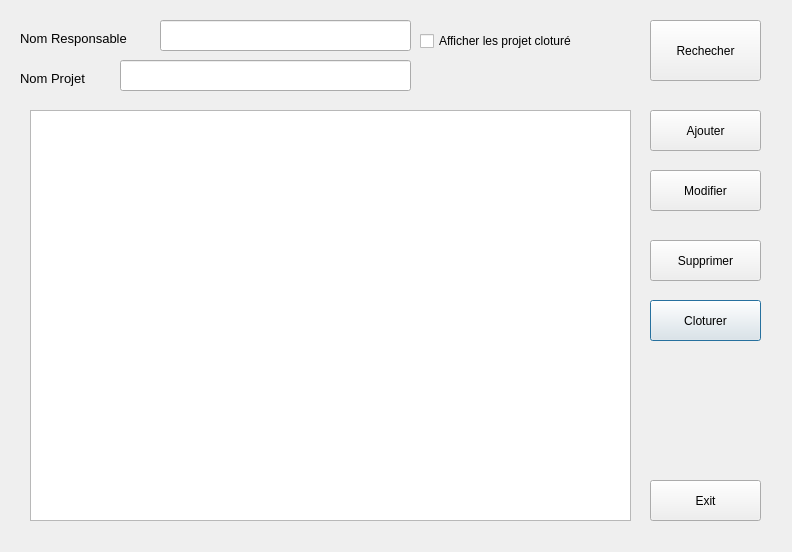
<?xml version="1.0" encoding="UTF-8"?>
<ui version="4.0">
 <class>ListeProjetDialog</class>
 <widget class="QDialog" name="ListeProjetDialog">
  <property name="geometry">
   <rect>
    <x>0</x>
    <y>0</y>
    <width>792</width>
    <height>552</height>
   </rect>
  </property>
  <property name="windowTitle">
   <string>Dialog</string>
  </property>
  <widget class="QPushButton" name="ButtonCloturer">
   <property name="geometry">
    <rect>
     <x>650</x>
     <y>300</y>
     <width>111</width>
     <height>41</height>
    </rect>
   </property>
   <property name="text">
    <string>Cloturer</string>
   </property>
  </widget>
  <widget class="QCheckBox" name="CheckBoxAfficherProjetCloturer">
   <property name="geometry">
    <rect>
     <x>420</x>
     <y>30</y>
     <width>191</width>
     <height>22</height>
    </rect>
   </property>
   <property name="text">
    <string>Afficher les projet cloturé</string>
   </property>
  </widget>
  <widget class="QTableWidget" name="tableWidget">
   <property name="geometry">
    <rect>
     <x>30</x>
     <y>110</y>
     <width>601</width>
     <height>411</height>
    </rect>
   </property>
  </widget>
  <widget class="QPushButton" name="ButtonAjouter">
   <property name="geometry">
    <rect>
     <x>650</x>
     <y>110</y>
     <width>111</width>
     <height>41</height>
    </rect>
   </property>
   <property name="text">
    <string>Ajouter</string>
   </property>
  </widget>
  <widget class="QLineEdit" name="lineEditNom">
   <property name="geometry">
    <rect>
     <x>160</x>
     <y>20</y>
     <width>251</width>
     <height>31</height>
    </rect>
   </property>
  </widget>
  <widget class="QPushButton" name="ButtonModifier">
   <property name="geometry">
    <rect>
     <x>650</x>
     <y>170</y>
     <width>111</width>
     <height>41</height>
    </rect>
   </property>
   <property name="text">
    <string>Modifier</string>
   </property>
  </widget>
  <widget class="QPushButton" name="ButtonRechercher">
   <property name="geometry">
    <rect>
     <x>650</x>
     <y>20</y>
     <width>111</width>
     <height>61</height>
    </rect>
   </property>
   <property name="text">
    <string>Rechecher</string>
   </property>
  </widget>
  <widget class="QLineEdit" name="LineEditNomProjet">
   <property name="geometry">
    <rect>
     <x>120</x>
     <y>60</y>
     <width>291</width>
     <height>31</height>
    </rect>
   </property>
  </widget>
  <widget class="QLabel" name="label">
   <property name="geometry">
    <rect>
     <x>20</x>
     <y>30</y>
     <width>161</width>
     <height>16</height>
    </rect>
   </property>
   <property name="font">
    <font>
     <pointsize>10</pointsize>
    </font>
   </property>
   <property name="text">
    <string>Nom Responsable</string>
   </property>
  </widget>
  <widget class="QLabel" name="label_2">
   <property name="geometry">
    <rect>
     <x>20</x>
     <y>70</y>
     <width>91</width>
     <height>16</height>
    </rect>
   </property>
   <property name="font">
    <font>
     <pointsize>10</pointsize>
    </font>
   </property>
   <property name="text">
    <string>Nom Projet</string>
   </property>
  </widget>
  <widget class="QPushButton" name="ButtonSupprimer">
   <property name="geometry">
    <rect>
     <x>650</x>
     <y>240</y>
     <width>111</width>
     <height>41</height>
    </rect>
   </property>
   <property name="text">
    <string>Supprimer</string>
   </property>
  </widget>
  <widget class="QPushButton" name="ButtonExit">
   <property name="geometry">
    <rect>
     <x>650</x>
     <y>480</y>
     <width>111</width>
     <height>41</height>
    </rect>
   </property>
   <property name="text">
    <string>Exit</string>
   </property>
  </widget>
 </widget>
 <resources/>
 <connections/>
</ui>
